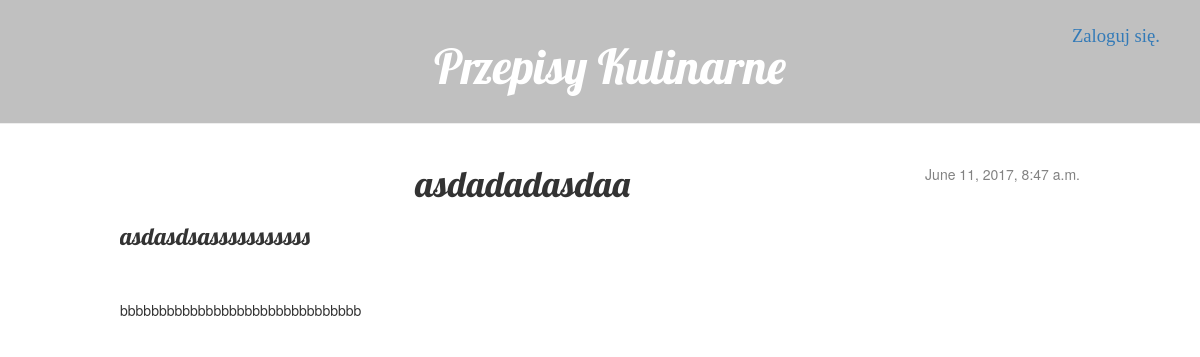
Screenshot of /post/7/ with the database file from the repository.
### homework/models.py (models this page shows, shortened)
class Post(models.Model):
    author = models.ForeignKey('auth.User')
    title = models.CharField(max_length=100)
    desc = models.TextField(max_length=200)
    text = models.TextField()
    published_date = models.DateTimeField(
            default=timezone.now)

### homework/views.py (the view)
# urls.py: url(r'^post/(?P<pk>[0-9]+)/$', views.post_detail, name='post_detail'),
def post_detail(request, pk):
    post = get_object_or_404(Post, pk=pk)
    return render(request, 'homework/post_detail.html', {'post': post})

### homework/templates/homework/post_detail.html (shortened to what this page needs)
{% extends 'homework/base.html' %}
{% block content %}
    <div class="post.detail">
        {% if post.published_date %}
            <div class="date">
                {{ post.published_date }}
            </div>
        {% endif %}
        <center><h1>{{ post.title }}</h1></center>
        <h3> {{ post.desc }} </h3> <br><br>
        <p>{{ post.text|linebreaksbr }}</p>
    </div>
{% endblock %}

### static/css/blog.css (style rules this page uses)
h1, h2, h3, h4 { font-family: 'Lobster', cursive; }
.date { float: right; color: #828282; }

### rows the page displays
Post: published_date "June 11, 2017, 8:47 a.m.", title "asdadadasdaa", desc "asdasdsasssssssssss", text "bbbbbbbbbbbbbbbbbbbbbbbbbbbbbbb"
